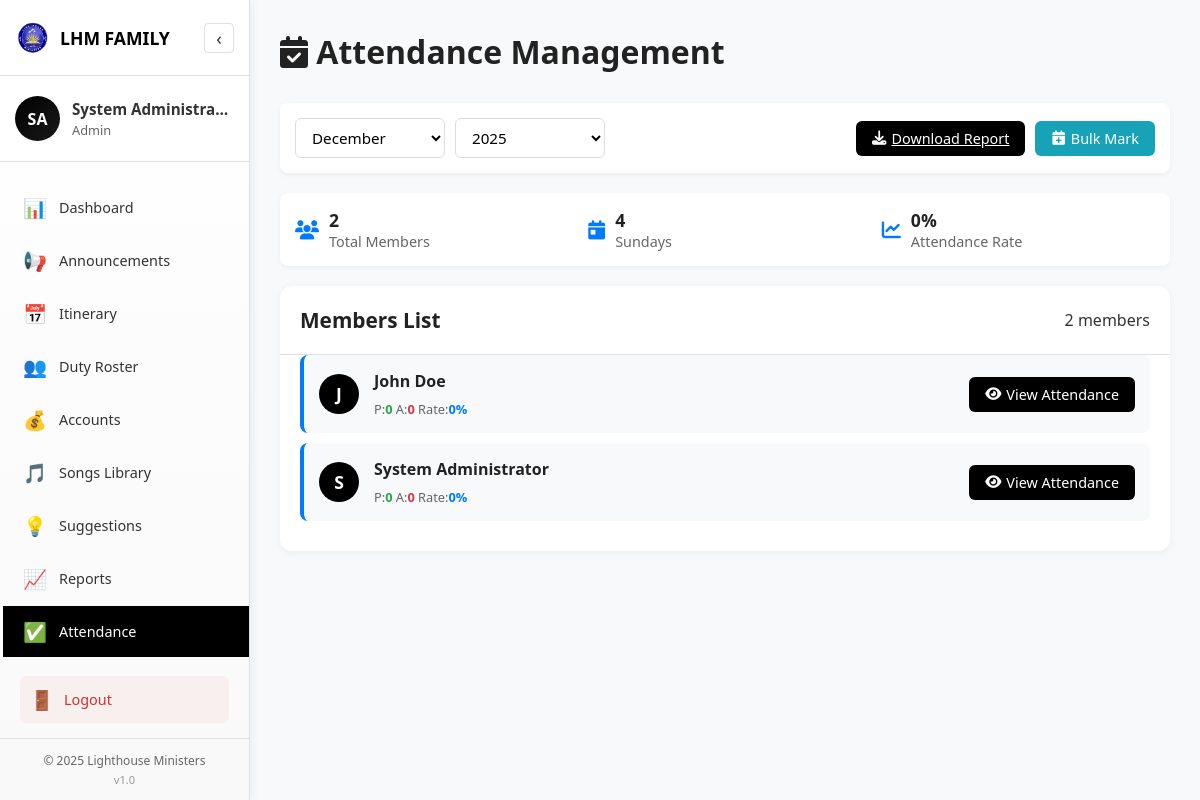
Screenshot of /attendance.php (signed in) with the database file from the repository.
### tables this page shows
CREATE TABLE IF NOT EXISTS `users` (
    `id` INT AUTO_INCREMENT PRIMARY KEY,
    `username` VARCHAR(50) UNIQUE NOT NULL,
    `email` VARCHAR(100) UNIQUE NOT NULL,
    `password` VARCHAR(255) NOT NULL,
    `full_name` VARCHAR(100) NOT NULL,
    `role` ENUM('admin', 'chairman', 'secretary', 'treasurer', 'music_director', 'spiritual_leader', 'publicity_leader', 'member') DEFAULT 'member',
    `phone` VARCHAR(20),
    `voice_part` ENUM('soprano', 'alto', 'tenor', 'bass') DEFAULT NULL,
    `address` TEXT,
    `date_of_birth` DATE DEFAULT NULL,
    `profile_pic` VARCHAR(255) DEFAULT 'default.png',
    `join_date` DATE NOT NULL,
    `department` VARCHAR(50),
    `status` ENUM('active', 'inactive', 'suspended') DEFAULT 'active',
    `last_login` DATETIME DEFAULT NULL,
    `created_at` TIMESTAMP DEFAULT CURRENT_TIMESTAMP,
    `updated_at` TIMESTAMP DEFAULT CURRENT_TIMESTAMP ON UPDATE CURRENT_TIMESTAMP
);

### attendance.php (the view, shortened to what this page needs)
<?php
require_once 'db.php';
$user_role = $_SESSION['role'];
$edit_sql = "SELECT can_edit FROM page_permissions WHERE role = '$user_role' AND page_name = 'attendance.php'";
$edit_result = mysqli_query($conn, $edit_sql);
$edit_permission = mysqli_fetch_assoc($edit_result);
$can_edit = $edit_permission['can_edit'] == 1;
$current_month = date('n');
$current_year = date('Y');
$selected_month = isset($_GET['month']) ? intval($_GET['month']) : $current_month;
$selected_year = isset($_GET['year']) ? intval($_GET['year']) : $current_year;
function getSundaysInMonth($month, $year) {
    $sundays = [];
    $date = new DateTime("first Sunday of $year-$month");
    $monthEnd = new DateTime("$year-$month-01");
    $monthEnd->modify('last day of this month');
    while ($date <= $monthEnd) {
        if ($date->format('n') == $month) {
            $sundays[] = $date->format('Y-m-d');
        }
        $date->modify('+7 days');
    }
    return $sundays;
}
$sundays = getSundaysInMonth($selected_month, $selected_year);
$members_sql = "SELECT id, full_name, voice_part FROM users ORDER BY full_name ASC";
$members_result = mysqli_query($conn, $members_sql);
$total_members = mysqli_num_rows($members_result);
$stats = [
    'total_members' => $total_members,
    'total_sundays' => count($sundays),
    'total_present' => 0,
    'total_absent' => 0,
    'attendance_rate' => 0
];
$months = [];
for ($i = 1; $i <= 12; $i++) {
    $months[$i] = date('F', mktime(0, 0, 0, $i, 1));
}
$years = range(date('Y') - 1, date('Y') + 1);
?>
<!DOCTYPE html>
<html lang="en">
<head>
    <link rel="stylesheet" href="https://cdnjs.cloudflare.com/ajax/libs/font-awesome/6.4.0/css/all.min.css">
</head>
<body>
    <?php include 'sidebar.php'; ?>
    <div class="main-content" id="mainContent">
        <div class="page-header">
            <h1><i class="fas fa-calendar-check"></i> Attendance Management</h1>
        </div>
        <div class="month-controls">
            <div class="month-selectors">
                <select id="monthSelect" class="select-control" onchange="changeMonth()">
                    <?php foreach ($months as $num => $name): ?>
                    <option value="<?php echo $num; ?>" <?php echo $selected_month == $num ? 'selected' : ''; ?>>
                        <?php echo $name; ?>
                    </option>
                    <?php endforeach; ?>
                </select>
                <select id="yearSelect" class="select-control" onchange="changeMonth()">
                    <?php foreach ($years as $year): ?>
                    <option value="<?php echo $year; ?>" <?php echo $selected_year == $year ? 'selected' : ''; ?>>
                        <?php echo $year; ?>
                    </option>
                    <?php endforeach; ?>
                </select>
            </div>
            <div class="controls">
                <?php if ($can_edit): ?>
                <a href="attendance.php?download_report=1&month=<?php echo $selected_month; ?>&year=<?php echo $selected_year; ?>"
                   class="btn btn-primary">
                    <i class="fas fa-download"></i> Download Report
                </a>
                <button class="btn btn-info" onclick="openBulkModal()">
                    <i class="fas fa-calendar-plus"></i> Bulk Mark
                </button>
                <?php endif; ?>
            </div>
        </div>
        <div class="stats-info">
            <div class="stat-item">
                <div class="stat-icon">
                    <i class="fas fa-users"></i>
                </div>
                <div class="stat-text">
                    <div class="stat-number"><?php echo $stats['total_members']; ?></div>
                    <div>Total Members</div>
                </div>
            </div>
            <div class="stat-item">
                <div class="stat-icon">
                    <i class="fas fa-calendar-day"></i>
                </div>
                <div class="stat-text">
                    <div class="stat-number"><?php echo $stats['total_sundays']; ?></div>
                    <div>Sundays</div>
                </div>
            </div>
            <div class="stat-item">
                <div class="stat-icon">
                    <i class="fas fa-chart-line"></i>
                </div>
                <div class="stat-text">
                    <div class="stat-number"><?php echo $stats['attendance_rate']; ?>%</div>
                    <div>Attendance Rate</div>
                </div>
            </div>
        </div>
        <div class="attendance-container">
            <div class="section-header">
                <h2>Members List</h2>
                <div class="controls">
                    <span><?php echo $total_members; ?> members</span>
                </div>
            </div>
            <div class="members-list">
                <?php if ($total_members > 0): ?>
                    <?php mysqli_data_seek($members_result, 0); ?>
                    <?php while ($member = mysqli_fetch_assoc($members_result)):
                        $present_count = 0;
                        $absent_count = 0;
                        $total_member = $present_count + $absent_count;
                        $rate = $total_member > 0 ? round(($present_count / $total_member) * 100) : 0;
                    ?>
                    <div class="member-item">
                        <div class="member-info">
                            <div class="member-avatar">
                                <?php echo strtoupper(substr($member['full_name'], 0, 1)); ?>
                            </div>
                            <div class="member-details">
                                <h3><?php echo htmlspecialchars($member['full_name']); ?></h3>
                                <div style="display: flex; gap: 10px; align-items: center;">
                                    <span style="font-size: 0.8rem; color: #666;">
                                        P:<strong style="color: #28a745;"><?php echo $present_count; ?></strong>
                                        A:<strong style="color: #dc3545;"><?php echo $absent_count; ?></strong>
                                        Rate:<strong style="color: #007bff;"><?php echo $rate; ?>%</strong>
                                    </span>
                                </div>
                            </div>
                        </div>
                        <div class="member-actions">
                            <button class="btn btn-primary" onclick="viewMemberAttendance(<?php echo htmlspecialchars(json_encode([
                                'id' => $member['id'],
                                'name' => $member['full_name']
                            ])); ?>)">
                                <i class="fas fa-eye"></i> View Attendance
                            </button>
                        </div>
                    </div>
                    <?php endwhile; ?>
                <?php endif; ?>
            </div>
        </div>
    </div>
</body>
</html>

### sidebar.php (shortened to what this page needs)
<?php
require_once 'db.php';
$user_id = $_SESSION['user_id'];
$user_query = mysqli_query($conn, "SELECT full_name, profile_pic, role FROM users WHERE id = '$user_id'");
$user_data = mysqli_fetch_assoc($user_query);
?>
<div class="sidebar-container" id="sidebar">
    <div class="sidebar-header">
        <div class="sidebar-logo">
            <img src="assets/images/logo1.png" alt="LHM Logo">
            <span class="logo-text">LHM FAMILY</span>
        </div>
        <button class="sidebar-toggle" id="sidebarToggle">
            <span class="toggle-icon">‹</span>
        </button>
    </div>
    <div class="user-profile">
        <div class="profile-pic">
            <?php if ($user_data['profile_pic'] && file_exists('assets/uploads/' . $user_data['profile_pic'])): ?>
                <img src="assets/uploads/<?php echo $user_data['profile_pic']; ?>" alt="Profile">
            <?php else: ?>
                <div class="profile-initials">
                    <?php
                    $initials = '';
                    $names = explode(' ', $user_data['full_name']);
                    foreach ($names as $name) {
                        $initials .= strtoupper(substr($name, 0, 1));
                    }
                    echo substr($initials, 0, 2);
                    ?>
                </div>
            <?php endif; ?>
        </div>
        <div class="profile-info">
            <h4 class="user-name"><?php echo htmlspecialchars($user_data['full_name']); ?></h4>
            <span class="user-role"><?php echo ucfirst($user_data['role']); ?></span>
        </div>
    </div>
    <nav class="sidebar-nav">
        <ul class="nav-menu">
            <li class="nav-item <?php echo basename($_SERVER['PHP_SELF']) == 'dashboard.php' ? 'active' : ''; ?>">
                <a href="dashboard.php" class="nav-link">
                    <span class="nav-icon">📊</span>
                    <span class="nav-text">Dashboard</span>
                </a>
            </li>
            <li class="nav-item <?php echo basename($_SERVER['PHP_SELF']) == 'announcements.php' ? 'active' : ''; ?>">
                <a href="announcements.php" class="nav-link">
                    <span class="nav-icon">📢</span>
                    <span class="nav-text">Announcements</span>
                </a>
            </li>
            <li class="nav-item <?php echo basename($_SERVER['PHP_SELF']) == 'itenary.php' ? 'active' : ''; ?>">
                <a href="itenary.php" class="nav-link">
                    <span class="nav-icon">📅</span>
                    <span class="nav-text">Itinerary</span>
                </a>
            </li>
            <li class="nav-item <?php echo basename($_SERVER['PHP_SELF']) == 'duty.php' ? 'active' : ''; ?>">
                <a href="duty.php" class="nav-link">
                    <span class="nav-icon">👥</span>
                    <span class="nav-text">Duty Roster</span>
                </a>
            </li>
            <li class="nav-item <?php echo basename($_SERVER['PHP_SELF']) == 'accounts.php' ? 'active' : ''; ?>">
                <a href="accounts.php" class="nav-link">
                    <span class="nav-icon">💰</span>
                    <span class="nav-text">Accounts</span>
                </a>
            </li>
            <li class="nav-item <?php echo basename($_SERVER['PHP_SELF']) == 'songs.php' ? 'active' : ''; ?>">
                <a href="songs.php" class="nav-link">
                    <span class="nav-icon">🎵</span>
                    <span class="nav-text">Songs Library</span>
                </a>
            </li>
            <li class="nav-item <?php echo basename($_SERVER['PHP_SELF']) == 'suggestions.php' ? 'active' : ''; ?>">
                <a href="suggestions.php" class="nav-link">
                    <span class="nav-icon">💡</span>
                    <span class="nav-text">Suggestions</span>
                </a>
            </li>
            <li class="nav-item <?php echo basename($_SERVER['PHP_SELF']) == 'reports.php' ? 'active' : ''; ?>">
                <a href="reports.php" class="nav-link">
                    <span class="nav-icon">📈</span>
                    <span class="nav-text">Reports</span>
                </a>
            </li>
            <li class="nav-item <?php echo basename($_SERVER['PHP_SELF']) == 'attendance.php' ? 'active' : ''; ?>">
                <a href="attendance.php" class="nav-link">
                    <span class="nav-icon">✅</span>
                    <span class="nav-text">Attendance</span>
                </a>
            </li>
            <li class="nav-item <?php echo basename($_SERVER['PHP_SELF']) == 'members.php' ? 'active' : ''; ?>">
                <a href="members.php" class="nav-link">
                </a>
            </li>
        </ul>
    </nav>
        <div class="logout-section">
            <a href="logout.php" class="logout-link">
                <span class="logout-icon">🚪</span>
                <span class="logout-text">Logout</span>
            </a>
        </div>
        <div class="sidebar-copyright">
            <p>&copy; <?php echo date('Y'); ?> Lighthouse Ministers</p>
            <p class="version">v1.0</p>
        </div>
    </div>

### attendance.php (style rules this page uses)
* { margin: 0; padding: 0; box-sizing: border-box; font-family: 'Segoe UI', Tahoma, Geneva, Verdana, sans-serif; }
body { background: #f8f9fa; color: #333; min-height: 100vh; }
.main-content { margin-left: 250px; padding: 30px; min-height: 100vh; transition: margin-left 0.3s ease; }
.page-header { margin-bottom: 30px; }
.page-header h1 { font-size: 2rem; color: #222; font-weight: 600; margin-bottom: 10px; }
.month-controls { display: flex; justify-content: space-between; align-items: center; margin-bottom: 20px; padding: 15px; background: white; border-radius: 8px; box-shadow: 0 2px 5px rgba(0,0,0,0.05); flex-wrap: wrap; gap: 15px; }
.month-selectors { display: flex; gap: 10px; align-items: center; }
.select-control { padding: 8px 12px; border: 1px solid #ddd; border-radius: 6px; background: white; font-size: 0.95rem; min-width: 150px; }
.stats-info { display: flex; gap: 20px; margin-bottom: 20px; padding: 15px; background: white; border-radius: 8px; box-shadow: 0 2px 5px rgba(0,0,0,0.05); flex-wrap: wrap; }
.stat-item { display: flex; align-items: center; gap: 10px; flex: 1; min-width: 200px; }
.stat-icon { color: #007bff; font-size: 1.2rem; }
.stat-text { font-size: 0.9rem; color: #666; }
.stat-number { font-weight: 600; color: #222; font-size: 1.1rem; }
.attendance-container { background: white; border-radius: 12px; overflow: hidden; box-shadow: 0 2px 10px rgba(0, 0, 0, 0.05); margin-bottom: 30px; }
.section-header { padding: 20px; border-bottom: 1px solid #e0e0e0; display: flex; justify-content: space-between; align-items: center; flex-wrap: wrap; gap: 15px; }
.section-header h2 { font-size: 1.3rem; color: #222; font-weight: 600; }
.controls { display: flex; gap: 10px; align-items: center; }
.members-list { padding: 0 20px 20px; }
.member-item { display: flex; justify-content: space-between; align-items: center; padding: 15px; margin-bottom: 10px; background: #f8f9fa; border-radius: 8px; border-left: 4px solid #007bff; transition: all 0.3s ease; }
.member-info { display: flex; align-items: center; gap: 15px; flex: 1; }
.member-avatar { width: 40px; height: 40px; border-radius: 50%; background: #000; color: white; display: flex; align-items: center; justify-content: center; font-weight: 600; font-size: 1.1rem; }
.member-details h3 { font-size: 1rem; font-weight: 600; color: #222; margin-bottom: 8px; }
.member-actions { display: flex; gap: 10px; }
.btn { padding: 8px 16px; border: none; border-radius: 6px; cursor: pointer; font-weight: 500; font-size: 0.9rem; transition: all 0.3s; display: flex; align-items: center; gap: 5px; }
.btn-primary { background: #000; color: white; }
.btn-info { background: #17a2b8; color: white; }

### rows the page displays
users: full_name "System Administra…", role "Admin", full_name "S", full_name "System Administrator", present_count "0", absent_count "0", rate "0"
users: full_name "J", full_name "John Doe", present_count "0", absent_count "0", rate "0"

### other values shown
substr($initials, 0, 2) "SA"
$stats['total_members'] "2"
$stats['total_sundays'] "4"
$stats['attendance_rate'] "0"
$total_members "2"
form field value "December"
form field value "2025"
